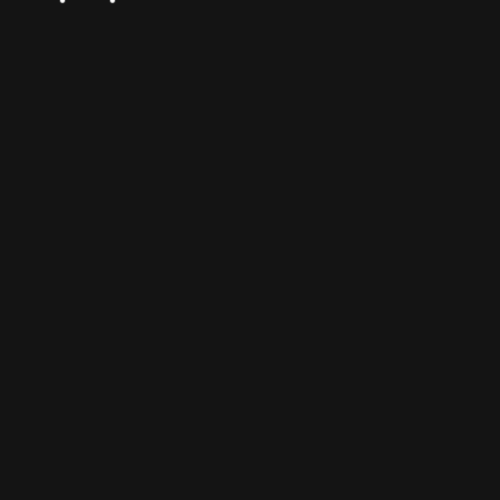
Frame 1 (no input)
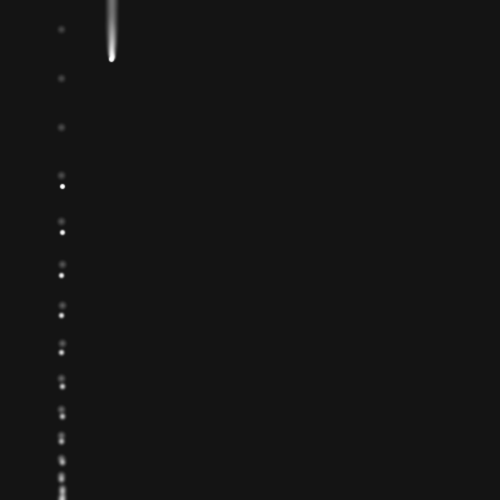
Frame 60 (the mouse pressed at the canvas centre just before this capture)
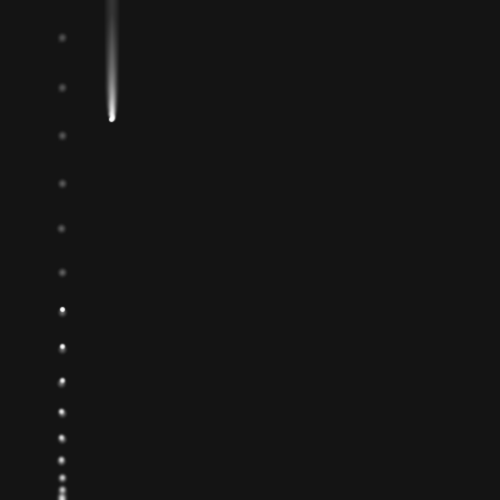
Frame 120 (the mouse held since frame 60 and released just before this capture)

The Processing sketch that drew these frames (run headless with seeded random() and noise(); from frame 60 on, the mouse is pressed at the canvas centre):

// Processing sketch: Parametric_Eqs
// ── Parametric_Eqs.pde
float t;
Point p1;
Point p2;

void setup () {
  background(20);
  size(500, 500);
  strokeWeight(5);
  stroke(255);
  
  p1 = new Point();
  p2 = new Point();
}

class Point {
  Point () {
  
  }
  void move (int w, int h, float t) {
    translate(w, h);
    point(x(t), y(t));
  }
}

void draw() {
  
  p1.move(width/8, 0, sin(t / 10) * -500);
  p2.move(width/10, 0, t);
  filter(BLUR, 0.7);
  t++;
}

float x(float t) {
  return sin(t / random(-1, 1)) * 1;
}

float y(float t) {
  return t;
}
